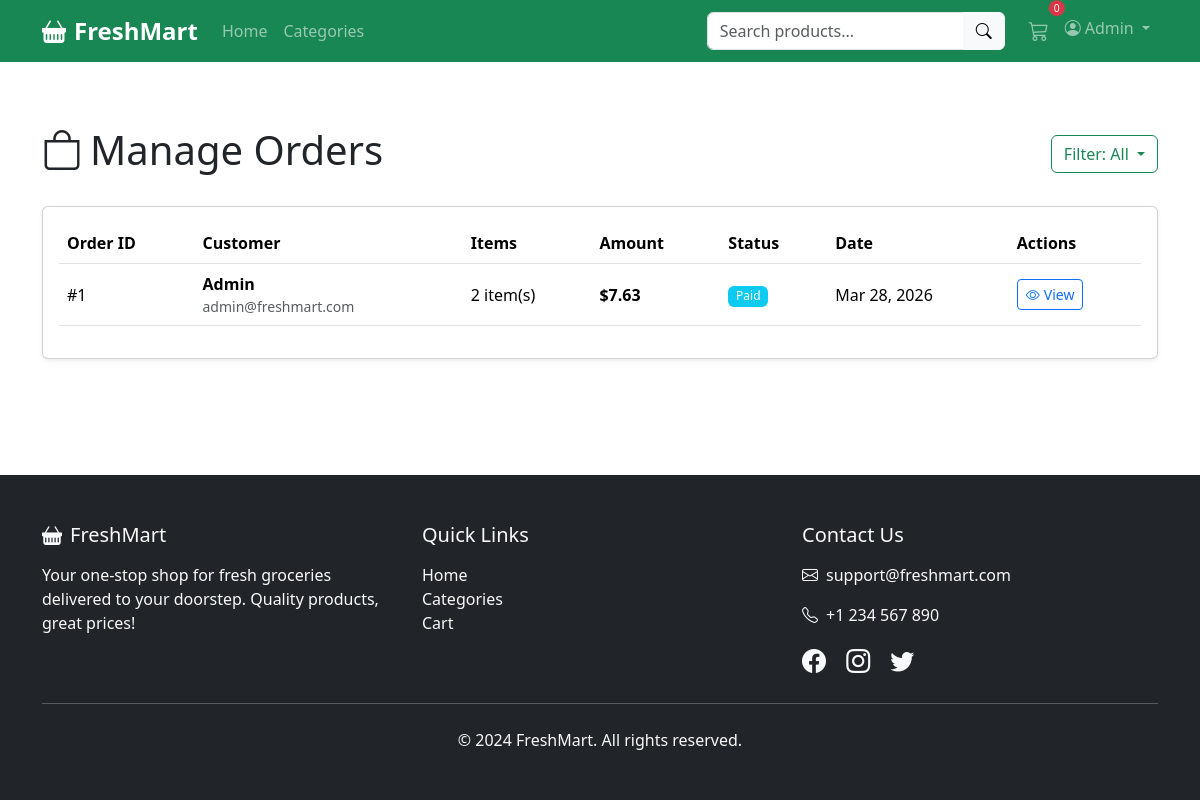
Page /admin/orders (signed in) on the committed database.
### models.py (models this page shows, shortened)
class User(UserMixin, db.Model):
    __tablename__ = 'users'
    id = db.Column(db.Integer, primary_key=True)
    username = db.Column(db.String(80), unique=True, nullable=False)
    email = db.Column(db.String(120), unique=True, nullable=False)
    password_hash = db.Column(db.String(256), nullable=False)
    phone = db.Column(db.String(20))
    address = db.Column(db.Text)
    is_admin = db.Column(db.Boolean, default=False)
    created_at = db.Column(db.DateTime, default=datetime.utcnow)
    cart_items = db.relationship('Cart', backref='user', lazy=True, cascade='all, delete-orphan')
    orders = db.relationship('Order', backref='user', lazy=True)

class Order(db.Model):
    __tablename__ = 'orders'
    STATUS_PENDING = 'pending'
    STATUS_PAID = 'paid'
    STATUS_PROCESSING = 'processing'
    STATUS_SHIPPED = 'shipped'
    STATUS_DELIVERED = 'delivered'
    STATUS_CANCELLED = 'cancelled'
    id = db.Column(db.Integer, primary_key=True)
    user_id = db.Column(db.Integer, db.ForeignKey('users.id'), nullable=False)
    total_amount = db.Column(db.Float, nullable=False)
    status = db.Column(db.String(20), default=STATUS_PENDING)
    payment_id = db.Column(db.String(100))
    payment_method = db.Column(db.String(50))
    delivery_address = db.Column(db.Text)
    delivery_phone = db.Column(db.String(20))
    created_at = db.Column(db.DateTime, default=datetime.utcnow)
    items = db.relationship('OrderItem', backref='order', lazy=True, cascade='all, delete-orphan')
    def get_status_color(self):
        colors = {
            self.STATUS_PENDING: 'warning',
            self.STATUS_PAID: 'info',
            self.STATUS_PROCESSING: 'primary',
            self.STATUS_SHIPPED: 'secondary',
            self.STATUS_DELIVERED: 'success',
            self.STATUS_CANCELLED: 'danger'
        }
        return colors.get(self.status, 'secondary')

### routes/admin.py (the view)
@admin_bp.route('/admin/orders')
@login_required
@admin_required
def orders():
    page = request.args.get('page', 1, type=int)
    status = request.args.get('status', '')
    query = Order.query
    if status:
        query = query.filter_by(status=status)
    orders = query.order_by(Order.created_at.desc()).paginate(page=page, per_page=20, error_out=False)
    return render_template('admin/orders.html', orders=orders, selected_status=status)

### routes/admin.py (called while the page is built)
def admin_required(f):
    @wraps(f)
    def decorated_function(*args, **kwargs):
        if not current_user.is_authenticated or not current_user.is_admin:
            flash('Admin access required.', 'danger')
            return redirect(url_for('main.index'))
        return f(*args, **kwargs)
    return decorated_function

### templates/admin/orders.html (shortened to what this page needs)
{% extends "base.html" %}
{% block content %}
<div class="container py-5">
    <div class="d-flex justify-content-between align-items-center mb-4">
        <h1><i class="bi bi-bag me-2"></i>Manage Orders</h1>
        <div class="dropdown">
            <button class="btn btn-outline-success dropdown-toggle" type="button" data-bs-toggle="dropdown">
                Filter: {{ selected_status.title() if selected_status else 'All' }}
            </button>
        </div>
    </div>
    <div class="card shadow-sm">
        <div class="card-body">
            {% if orders.items %}
            <div class="table-responsive">
                <table class="table table-hover align-middle">
                    <thead>
                        <tr>
                            <th>Order ID</th>
                            <th>Customer</th>
                            <th>Items</th>
                            <th>Amount</th>
                            <th>Status</th>
                            <th>Date</th>
                            <th>Actions</th>
                        </tr>
                    </thead>
                    <tbody>
                        {% for order in orders.items %}
                        <tr>
                            <td>#{{ order.id }}</td>
                            <td>
                                <strong>{{ order.user.username }}</strong>
                                <small class="text-muted d-block">{{ order.user.email }}</small>
                            </td>
                            <td>{{ order.items|length }} item(s)</td>
                            <td class="fw-bold">${{ "%.2f"|format(order.total_amount) }}</td>
                            <td>
                                <span class="badge bg-{{ order.get_status_color() }}">{{ order.status.title() }}</span>
                            </td>
                            <td>{{ order.created_at.strftime('%b %d, %Y') }}</td>
                            <td>
                                <a href="{{ url_for('admin.order_detail', order_id=order.id) }}" class="btn btn-sm btn-outline-primary">
                                    <i class="bi bi-eye me-1"></i>View
                                </a>
                            </td>
                        </tr>
                        {% endfor %}
                    </tbody>
                </table>
            </div>
            {% else %}
            <div class="text-center py-5">
                <i class="bi bi-bag display-1 text-muted"></i>
                <h4 class="mt-3">No orders found</h4>
            </div>
            {% endif %}
        </div>
    </div>
</div>
{% endblock %}

### templates/base.html (shortened to what this page needs)
<!DOCTYPE html>
<html lang="en">
<head>
    <link href="https://cdn.jsdelivr.net/npm/bootstrap@5.3.2/dist/css/bootstrap.min.css" rel="stylesheet">
    <link rel="stylesheet" href="https://cdn.jsdelivr.net/npm/bootstrap-icons@1.11.1/font/bootstrap-icons.css">
    <link rel="stylesheet" href="{{ url_for('static', filename='css/style.css') }}">
</head>
<body>
    <nav class="navbar navbar-expand-lg navbar-dark bg-success sticky-top">
        <div class="container">
            <a class="navbar-brand fw-bold" href="{{ url_for('main.index') }}">
                <i class="bi bi-basket-fill me-2"></i>FreshMart
            </a>
            <div class="collapse navbar-collapse" id="navbarNav">
                <ul class="navbar-nav me-auto">
                    <li class="nav-item">
                        <a class="nav-link" href="{{ url_for('main.index') }}">Home</a>
                    </li>
                    <li class="nav-item">
                        <a class="nav-link" href="{{ url_for('main.categories') }}">Categories</a>
                    </li>
                </ul>
                <form class="d-flex me-3" action="{{ url_for('main.index') }}" method="GET">
                    <div class="input-group">
                        <input type="search" name="search" class="form-control" placeholder="Search products..."
                               value="{{ search_query if search_query else '' }}">
                        <button class="btn btn-light" type="submit"><i class="bi bi-search"></i></button>
                    </div>
                </form>
                <ul class="navbar-nav">
                    {% if current_user.is_authenticated %}
                        <li class="nav-item">
                            <a class="nav-link position-relative" href="{{ url_for('cart.view_cart') }}">
                                <i class="bi bi-cart3 fs-5"></i>
                                <span class="position-absolute top-0 start-100 translate-middle badge rounded-pill bg-danger cart-badge">
                                    {{ cart_count }}
                                </span>
                            </a>
                        </li>
                        <li class="nav-item dropdown">
                            <a class="nav-link dropdown-toggle" href="#" data-bs-toggle="dropdown">
                                <i class="bi bi-person-circle me-1"></i>{{ current_user.username }}
                            </a>
                        </li>
                    {% endif %}
                </ul>
            </div>
        </div>
    </nav>
    <main>
        {% block content %}{% endblock %}
    </main>
    <footer class="bg-dark text-light py-5 mt-5">
        <div class="container">
            <div class="row">
                <div class="col-md-4">
                    <h5 class="mb-3"><i class="bi bi-basket-fill me-2"></i>FreshMart</h5>
                    <p>Your one-stop shop for fresh groceries delivered to your doorstep. Quality products, great prices!</p>
                </div>
                <div class="col-md-4">
                    <h5 class="mb-3">Quick Links</h5>
                    <ul class="list-unstyled">
                        <li><a href="{{ url_for('main.index') }}" class="text-light text-decoration-none">Home</a></li>
                        <li><a href="{{ url_for('main.categories') }}" class="text-light text-decoration-none">Categories</a></li>
                        <li><a href="{{ url_for('cart.view_cart') }}" class="text-light text-decoration-none">Cart</a></li>
                    </ul>
                </div>
                <div class="col-md-4">
                    <h5 class="mb-3">Contact Us</h5>
                    <p><i class="bi bi-envelope me-2"></i>support@freshmart.com</p>
                    <p><i class="bi bi-telephone me-2"></i>+1 234 567 890</p>
                    <div class="mt-3">
                        <a href="#" class="text-light me-3"><i class="bi bi-facebook fs-4"></i></a>
                        <a href="#" class="text-light me-3"><i class="bi bi-instagram fs-4"></i></a>
                        <a href="#" class="text-light"><i class="bi bi-twitter fs-4"></i></a>
                    </div>
                </div>
            </div>
            <hr class="my-4">
            <div class="text-center">
                <p class="mb-0">&copy; 2024 FreshMart. All rights reserved.</p>
            </div>
        </div>
    </footer>
</body>
</html>

### static/css/style.css (style rules this page uses)
body { min-height: 100vh; display: flex; flex-direction: column; }
main { flex: 1; }
.cart-badge { font-size: 0.65rem; padding: 0.25em 0.5em; }
.navbar-brand { font-size: 1.5rem; }
.card { transition: box-shadow 0.2s ease; }
footer { margin-top: auto; }
.badge { font-weight: 500; }
.sticky-top { z-index: 100; }

### rows in the picture
User: username "Admin"
Order: id "1", user.username "Admin", user.email "admin@freshmart.com", items|length "2", total_amount "7.63", status "Paid", created_at "Mar 28, 2026"

### other values in the picture
{{ cart_count }} "0"
{{ selected_status.title() if selected_status else 'All' }} "All"
